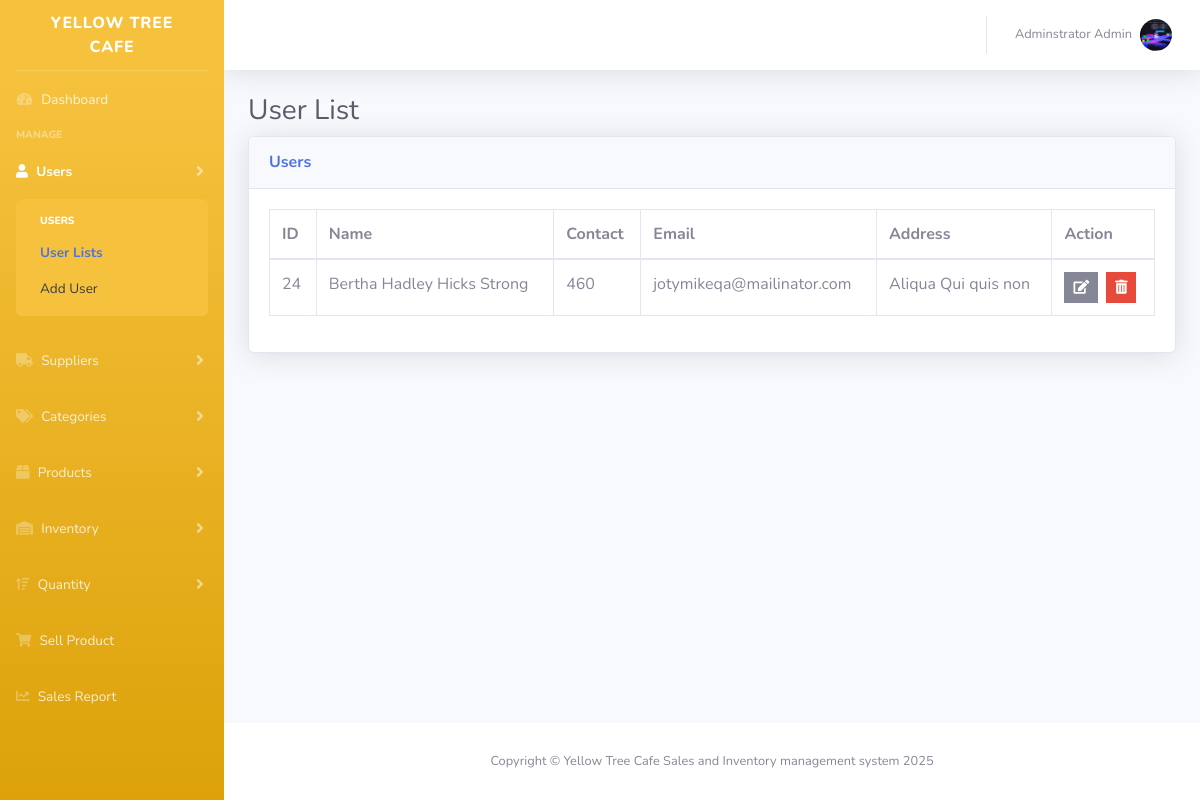
Screenshot of /admin/index.php?page=staff (signed in) with the database file from the repository.
### tables this page shows
CREATE TABLE `users` (
  `id` int(11) NOT NULL,
  `fname` varchar(50) NOT NULL,
  `mname` varchar(50) NOT NULL,
  `lname` varchar(50) NOT NULL,
  `email` varchar(50) NOT NULL,
  `contact` varchar(30) NOT NULL,
  `password` varchar(225) NOT NULL,
  `address` longtext DEFAULT NULL,
  `role` varchar(50) NOT NULL,
  `photo` varchar(225) DEFAULT NULL,
  `created_at` timestamp NOT NULL DEFAULT current_timestamp() ON UPDATE current_timestamp(),
  `updated_at` date NOT NULL
);

### app/session/adminSession.php (called while the page is built, shortened)
<?php
    require_once(__DIR__ . '/../init.php');
	$sql = "SELECT * FROM users WHERE id = '".$_SESSION['admin']."'";
	$query = $conn->query($sql);
	$user = $query->fetch_assoc();
?>

### admin/staff.php (the view, shortened to what this page needs)
<?php
$query = "SELECT * FROM users WHERE role = 'staff' ORDER BY id DESC";
$result = mysqli_query($conn, $query);
$staffMembers = [];
if ($result) {
  while ($row = mysqli_fetch_assoc($result)) {
    $staffMembers[] = $row;
  }
}
?>
<div class="content-wxrapper">
  <div class="container-fluid">
    <h1 class="h3 mb-2 text-gray-800">User List</h1>
    <div class="card shadow mb-4">
      <div class="card-header py-3">
        <h6 class="m-0 font-weight-bold text-primary">Users</h6>
      </div>
      <div class="card-body">
        <div class="table-responsive">
          <table class="table table-bordered" id="dataTable" width="100%" cellspacing="0">
            <thead>
              <tr>
                <th>ID</th>
                <th>Name</th>
                <th>Contact</th>
                <th>Email</th>
                <th>Address</th>
                <th>Action</th>
              </tr>
            </thead>
            <tbody>
              <?php foreach ($staffMembers as $staff): ?>
                <tr>
                  <td><?= htmlspecialchars($staff['id']) ?></td>
                  <td>
                    <?= htmlspecialchars($staff['fname']) . " " .
                      htmlspecialchars($staff['mname']) . " " .
                      htmlspecialchars($staff['lname']) ?>
                  </td>
                  <td><?= htmlspecialchars($staff['contact']) ?></td>
                  <td><?= htmlspecialchars($staff['email']) ?></td>
                  <td><?= htmlspecialchars($staff['address']) ?></td>
                  <td>
                    <div class="btn-group">
                      <a href="index.php?page=staff_form&id=<?= htmlspecialchars($staff['id']) ?>"
                        class="btn btn-secondary btn-sm rounded-0">
                        <i class="fas fa-edit"></i>
                      </a>
                      <form action="../app/action/staff_process.php" method="POST" style="display:inline;">
                        <button type="submit" class="btn btn-danger btn-sm rounded-0 ml-2"
                          onclick="return confirm('Are you sure you want to delete this staff member?')">
                          <i class="fas fa-trash-alt"></i>
                        </button>
                      </form>
                    </div>
                  </td>
                </tr>
              <?php endforeach; ?>
            </tbody>
          </table>
        </div>
      </div>
    </div>
  </div>
</div>
</div>

### includes/menubar.php (shortened to what this page needs)
<nav class="navbar navbar-expand navbar-light bg-white topbar mb-4 static-top shadow">
    <ul class="navbar-nav ml-auto">
        <li class="nav-item dropdown no-arrow">
            <a class="nav-link dropdown-toggle" href="#" id="userDropdown" role="button"
                data-toggle="dropdown" aria-haspopup="true" aria-expanded="false">
                <?php
                $photo = !empty($user['photo']) ? "../plugin/img/" . $user['photo'] : "../plugin/img/default.png";
                ?>
                <span class="mr-2 d-none d-lg-inline text-gray-600 small"><?php echo $user['fname']. ' '.$user['mname']. ' '.$user['lname'] ?></span>
                <img class="img-profile rounded-circle" src="<?php echo $photo; ?>" >
            </a>
        </li>
    </ul>
</nav>

### rows the page displays
users: fname "Adminstrator", lname "Admin", photo (picture)
users: id "24", fname "Bertha", mname "Hadley Hicks", lname "Strong", contact "460", email "jotymikeqa@mailinator.com", address "Aliqua Qui quis non"
